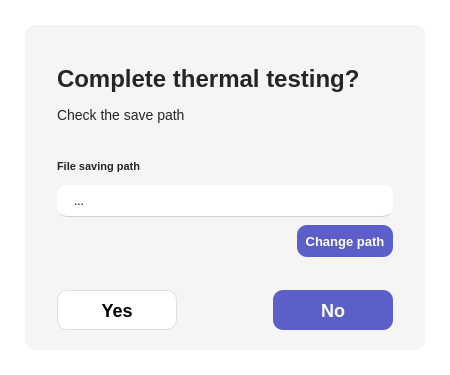
<?xml version="1.0" encoding="UTF-8"?>
<ui version="4.0">
 <class>FinishDialog</class>
 <widget class="QDialog" name="FinishDialog">
  <property name="geometry">
   <rect>
    <x>0</x>
    <y>0</y>
    <width>450</width>
    <height>375</height>
   </rect>
  </property>
  <property name="minimumSize">
   <size>
    <width>450</width>
    <height>375</height>
   </size>
  </property>
  <property name="maximumSize">
   <size>
    <width>450</width>
    <height>375</height>
   </size>
  </property>
  <property name="windowTitle">
   <string>Finish thermal testing</string>
  </property>
  <property name="styleSheet">
   <string notr="true">background: #FFFFFF;
font-family: Segoe UI;
</string>
  </property>
  <widget class="QFrame" name="FinishFrame">
   <property name="geometry">
    <rect>
     <x>25</x>
     <y>25</y>
     <width>400</width>
     <height>325</height>
    </rect>
   </property>
   <property name="styleSheet">
    <string notr="true">QFrame {
	background: #F5F5F5;
	border-radius: 10px;
}</string>
   </property>
   <property name="frameShape">
    <enum>QFrame::StyledPanel</enum>
   </property>
   <property name="frameShadow">
    <enum>QFrame::Raised</enum>
   </property>
   <widget class="QLabel" name="FinishTitle">
    <property name="geometry">
     <rect>
      <x>32</x>
      <y>40</y>
      <width>336</width>
      <height>72</height>
     </rect>
    </property>
    <property name="cursor">
     <cursorShape>ArrowCursor</cursorShape>
    </property>
    <property name="styleSheet">
     <string notr="true"/>
    </property>
    <property name="text">
     <string>&lt;html&gt;&lt;head/&gt;&lt;body&gt;&lt;p&gt;&lt;span style=&quot; font-size:24px; font-weight:600; color:#252525;&quot;&gt;Complete thermal testing?&lt;br/&gt;&lt;/span&gt;&lt;br/&gt;&lt;span style=&quot; font-size:14px; color:#252525;&quot;&gt;Check the save path&lt;br/&gt;&lt;/span&gt;&lt;/p&gt;&lt;/body&gt;&lt;/html&gt;</string>
    </property>
   </widget>
   <widget class="QPushButton" name="FinishNoButton">
    <property name="geometry">
     <rect>
      <x>248</x>
      <y>265</y>
      <width>120</width>
      <height>40</height>
     </rect>
    </property>
    <property name="styleSheet">
     <string notr="true">QPushButton {
	text-align: center;
	color: white;
	font-size: 18px;
	font-weight: 600;
	background: #5B5FC7; 
	border-radius: 10px;
}

QPushButton::hover::!pressed {
	background: #4F52B2;
}

QPushButton::pressed {
	background:  #161987; 
}</string>
    </property>
    <property name="text">
     <string>No</string>
    </property>
   </widget>
   <widget class="QPushButton" name="FinishYesButton">
    <property name="geometry">
     <rect>
      <x>32</x>
      <y>265</y>
      <width>120</width>
      <height>40</height>
     </rect>
    </property>
    <property name="styleSheet">
     <string notr="true">QPushButton {
	text-align: center;
	color: black;
	font-size: 18px;
	font-weight: 600;
	border: 1px solid #E1DFDD;
	border-radius: 10px;
}

QPushButton::hover::!pressed {
	background: #E1DFDD;
}

QPushButton::pressed {
	background: #8B8B8B;
}</string>
    </property>
    <property name="text">
     <string>Yes</string>
    </property>
   </widget>
   <widget class="QPushButton" name="FinishChangePathButton">
    <property name="geometry">
     <rect>
      <x>272</x>
      <y>200</y>
      <width>96</width>
      <height>32</height>
     </rect>
    </property>
    <property name="styleSheet">
     <string notr="true">QPushButton {
	text-align: center;
	color: white;
	font-size: 13px;
	font-weight: 600;
	background: #5B5FC7; 
	border-radius: 10px;
}

QPushButton::hover::!pressed {
	background: #4F52B2;
}

QPushButton::pressed {
	background:  #161987; 
}</string>
    </property>
    <property name="text">
     <string>Change path</string>
    </property>
   </widget>
   <widget class="QLabel" name="FinishPathLabel">
    <property name="geometry">
     <rect>
      <x>32</x>
      <y>125</y>
      <width>110</width>
      <height>32</height>
     </rect>
    </property>
    <property name="styleSheet">
     <string notr="true">color: #252525;
font-size: 11px;
font-weight: 600;
text-transform: uppercase;</string>
    </property>
    <property name="text">
     <string>File saving path</string>
    </property>
   </widget>
   <widget class="QLineEdit" name="FinishPathLineEdit">
    <property name="geometry">
     <rect>
      <x>32</x>
      <y>160</y>
      <width>336</width>
      <height>32</height>
     </rect>
    </property>
    <property name="acceptDrops">
     <bool>false</bool>
    </property>
    <property name="styleSheet">
     <string notr="true">QLineEdit {
	background: white;
	border-radius: 10px;
	align-items: center;
	overflow: hidden;
	padding: 5px 15px;
	border-bottom-color: #D1D1D1;
	border-bottom-style: solid;
	border-bottom-width: 1px;
}

QLineEdit::hover::!focus {
	border-bottom-color: #252525;
}

QLineEdit::focus {
	border-bottom-color: #5B5FC7;
}

</string>
    </property>
    <property name="text">
     <string>...</string>
    </property>
    <property name="frame">
     <bool>true</bool>
    </property>
    <property name="readOnly">
     <bool>true</bool>
    </property>
   </widget>
  </widget>
 </widget>
 <resources/>
 <connections/>
</ui>
